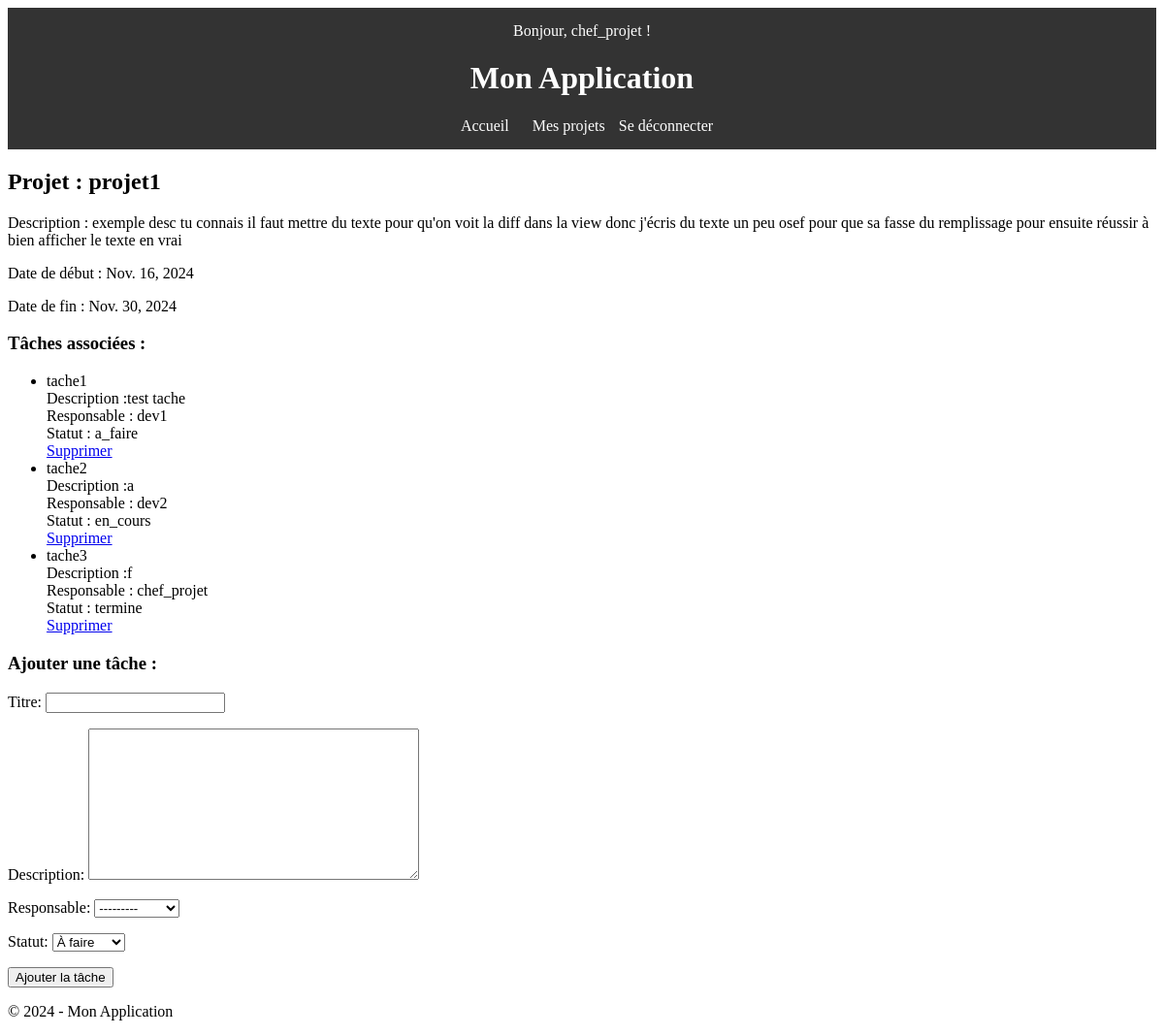
The app's page /projets/1/ (signed in) with its own data.
### Prototype/models.py (models this page shows, shortened)
class Projet(models.Model):
    id = models.AutoField(primary_key=True)
    nom = models.CharField(max_length=100)
    description = models.TextField()
    date_debut = models.DateField()
    date_fin = models.DateField()
    membres = models.ManyToManyField(User, related_name='projets')

class Tache(models.Model):
    id = models.AutoField(primary_key=True)
    titre = models.CharField(max_length=100)
    description = models.TextField()
    responsable = models.ForeignKey(User, on_delete=models.CASCADE)
    statut = models.CharField(
        max_length=20,
        choices=[
            ('a_faire', 'À faire'),
            ('en_cours', 'En cours'),
            ('termine', 'Terminé'),
        ],
        default='a_faire'
    )
    projet = models.ForeignKey(Projet, on_delete=models.CASCADE, related_name="taches")

### Prototype/views.py (the view)
# urls.py: path('projets/<int:projet_id>/', views.detail_projet, name='detail_projet'),
@login_required
def detail_projet(request, projet_id):
    projet = get_object_or_404(Projet, id=projet_id)
    taches = projet.taches.all()  # Utilise `related_name` pour accéder aux tâches
    if request.method == 'POST':
        form = TacheForm(request.POST)
        if form.is_valid():
            tache = form.save(commit=False)
            tache.projet = projet
            tache.save()
            return redirect('detail_projet', projet_id=projet.id)
    else:
        form = TacheForm()
    return render(request, 'gestion_projets/detail_projet.html', {'projet': projet, 'taches': taches,'form' : form})

### Prototype/forms.py
class TacheForm(forms.ModelForm):
    class Meta:
        model = Tache
        fields = ['titre', 'description', 'responsable', 'statut']

### templates/gestion_projets/detail_projet.html (shortened to what this page needs)
{% extends "base.html" %}
{% block content %}
    <h2>Projet : {{ projet.nom }}</h2>
    <p>Description : {{ projet.description }}</p>
    <p>Date de début : {{ projet.date_debut }}</p>
    <p>Date de fin : {{ projet.date_fin }}</p>
    <h3>Tâches associées :</h3>
    <ul>
        {% for tache in taches %}
        <li>
            <tr>
                <td>{{ tache.titre }}</td><br>
                <td>Description :{{ tache.description }}</td><br>
                <td>Responsable : {{ tache.responsable.username }}</td><br>
                <td>Statut : {{ tache.statut }}</td><br>
                <td>
                    <a href="{% url 'supprimer_tache' tache.id %}">Supprimer</a>
                </td>
            </tr>
        </li>
        {% empty %}
        <li>Aucune tâche.</li>
        {% endfor %}
    </ul>
    <h3>Ajouter une tâche :</h3>
    <form method="post">
        {{ form.as_p }}
        <button type="submit">Ajouter la tâche</button>
    </form>
{% endblock %}

### templates/base.html (shortened to what this page needs)
<!DOCTYPE html>
<html lang="en">
<head>
</head>
<body>
    <header>
        {% if user.is_authenticated %}
           Bonjour, {{ user.username }} !
        {% else %}
            <a href="{% url 'login' %}">Se connecter</a>
        {% endif %}
        <h1>Mon Application</h1>
        <nav>
            <a href="/">Accueil</a>
            <a href="{% url 'mes_projets' user.id %}">Mes projets</a>
            {% if user.is_authenticated %}
                <form method="post" action="{% url 'logout' %}" style="display: inline;">
                    <button type="submit" style="background: none; border: none; color: inherit; cursor: pointer; padding: 0; font: inherit;">Se déconnecter</button>
                </form>
            {% endif %}
        </nav>
    </header>
    <main>
        {% block content %}{% endblock %}
    </main>
    <footer>
        <p>&copy; 2024 - Mon Application</p>
    </footer>
</body>
</html>

### templates/base.html (style rules this page uses)
header { background: #333; color: white; padding: 15px; text-align: center; }
nav { margin-top: 10px; }
nav a { color: white; margin: 0 10px; text-decoration: none; }

### records on screen
Projet: nom "projet1", description "exemple desc tu connais il faut mettre du texte pour qu'on voit la diff dans la view donc j'écris du texte un peu osef pour que sa fasse du remplissage pour ensuite réussir à bien afficher le texte en vrai", date_debut "Nov. 16, 2024", date_fin "Nov. 30, 2024"
Tache: titre "tache1", description "test tache", responsable.username "dev1", statut "a_faire"
Tache: titre "tache2", description "a", responsable.username "dev2", statut "en_cours"
Tache: titre "tache3", description "f", responsable.username "chef_projet", statut "termine"

### other values on screen
{{ user.username }} "chef_projet"
